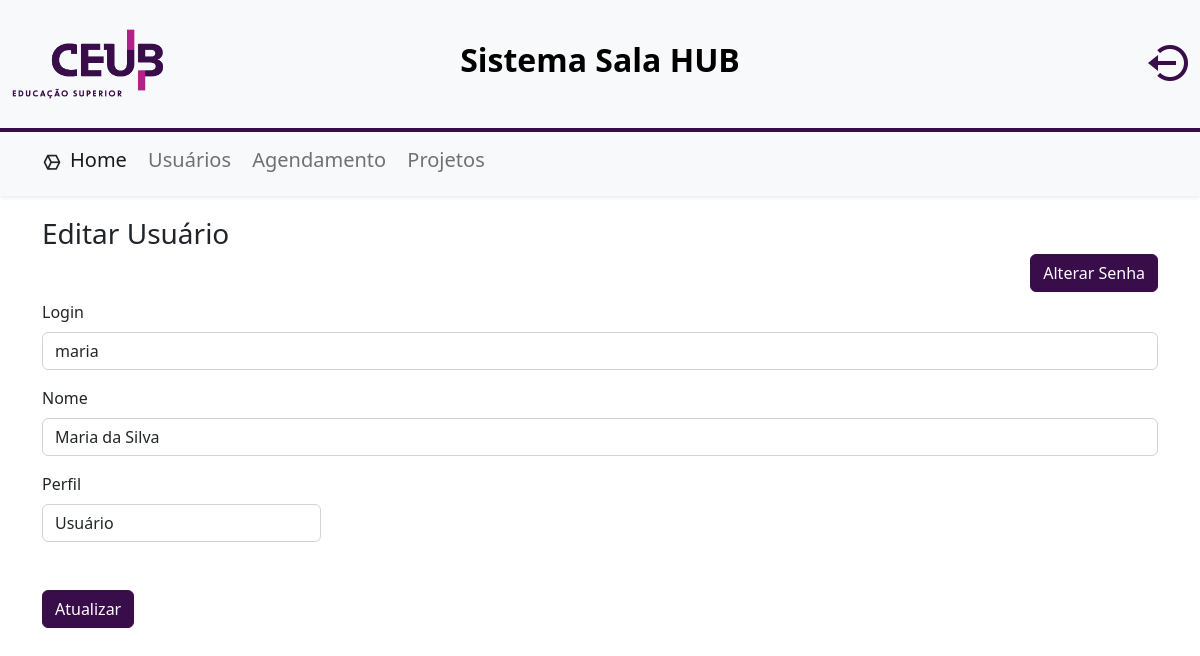
Page /index.php?menuop=editar-usuario&usuario_id=2 (signed in) on the committed database.
### tables this page shows
CREATE TABLE `usuario` (
  `usuario_id` int(11) NOT NULL,
  `usuario` varchar(200) NOT NULL,
  `nome` varchar(200) NOT NULL,
  `senha` varchar(32) NOT NULL,
  `administrador` int(11) NOT NULL,
  `dataLogin` datetime DEFAULT NULL
);

### paginas/usuario/editar-usuario.php (the view, shortened to what this page needs)
<?php
$usuario_id = $_GET["usuario_id"];
$sql = "SELECT * FROM usuario WHERE usuario_id = {$usuario_id}";
$rs = mysqli_query($conexao, $sql) or die("Erro na recuperação dos dados do registro. " . mysqli_error($conexao));
$dados = mysqli_fetch_assoc($rs);
?>
<div class="container mt-3">
    <header>
        <span class="fs-3">Editar Usuário</span>
    </header>
    <div>
        <div class="d-flex justify-content-end">
            <a href="index.php?menuop=alterar-senha&usuario_id=<?= $dados['usuario_id'] ?>" class="btn btn-light">Alterar Senha</a>
        </div>
        <form action="index.php?menuop=atualizar-usuario" method="post">
            <div class="mt-2 mb-3">
                <label class="form-label" for="usuario">Login</label>
                <input class="form-control" type="text" name="usuario" value="<?= $dados["usuario"] ?>" pattern="(?!.*[._-]{2,})^[a-zA-Z0-9._-]{3,20}" required>
            </div>
            <div class="mb-3">
                <label class="form-label" for="nome">Nome</label>
                <input class="form-control" type="text" name="nome" value="<?= $dados["nome"] ?>" pattern="[A-Za-zÀ-ú ']+" required>
            </div>
            <div class="mb-3 col-3">
                <label class="form-label" for="perfil">Perfil</label>
                <select class="form-control" name="perfil" id="perfil" required>
                    <?php if ($_SESSION['administrador'] != 1) {
                    ?><option selected value="0">Usuário</option>
                    <?php } else { ?>
                        <?php if ($dados['administrador'] == 0) { ?><option selected value="0">Usuário</option><?php } else { ?><option value="0">Usuário</option>
                        <?php }
                                                                                                            ?>
                    <?php } ?>
                </select>
            </div>
            <div class="mt-4 d-flex">
                <input class="btn btn-light mt-2" type="submit" value="Atualizar" name="btnAtualizar">
            </div>
        </form>
    </div>
</div>

### css/estilo-padrao.css (style rules this page uses)
.btn-light { background-color:#390d4a; color: white; border-color: #390d4a; }

### rows in the picture
usuario: usuario "maria", nome "Maria da Silva", perfil "Usuário"
